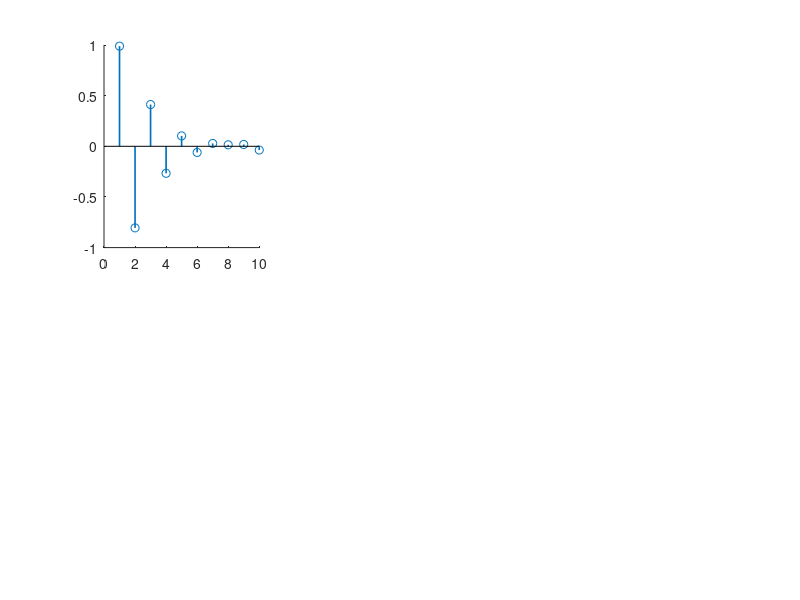

This chart was generated by the following MATLAB code: (Note: this script raises an error after producing the figure.)

clear all

%% trial 1
load RRI-DATA.mat
xRRI1 = detrend(xRRI1);
xRRI2 = detrend(xRRI2);
xRRI3 = detrend(xRRI3);
% optimum model order
figure(1)
subplot(2,3,1)
[ar,nvar,rc] = aryule(xRRI1,10);
hold on
stem(-rc,'LineWidth',1.2)
hold on
yline(1.96/sqrt(996),'--r','LineWidth',1.2);
yline(-1.96/sqrt(996),'--r','LineWidth',1.2);
hold off
title('PAC for RRI1', 'FontSize', 17)
xlabel('Correlation lag','FontSize', 17)
ylabel('Correlation', 'FontSize', 17)
legend('Optimum','Threshold', 'FontSize', 14)
xlim([0,11]);


% MDL, AIC and AICc
N = 996;
avgrc = 0;
for p = 1:10
    
    [ar,err,rc] = aryule(xRRI1,p);
    
    MDL(p) = log(err) + (((p*log(N)))/N);
    AIC(p) = log(err) + 2*p/N;
    AICc(p) = AIC(p) + (2*p*(p+1))/(N-p-1);
    
    avgrc = avgrc - rc(p);
end


subplot(2,3,4)
plot(MDL,'LineWidth',1.2);
hold on
plot(AIC,'LineWidth',1.2);
hold on
plot(AICc,'LineWidth',1.2);
legend('MDL','AIC','AICc', 'FontSize', 14)
title('MDL, AIC and AICc for RRI1','FontSize', 17)
xlabel('model order p', 'FontSize', 17)
ylabel('magnitude', 'FontSize', 17)
xlim([0,10])

%% trial 2
% optimum model order 
m = mean(xRRI2);
s = std(xRRI2);


subplot(2,3,2)

[ar,nvar,rc] = aryule(xRRI2,10);
hold on
stem(-rc,'LineWidth',1.2)
hold on
yline(1.96/sqrt(970),'--r','LineWidth',1.2);
yline(-1.96/sqrt(970),'--r','LineWidth',1.2);
hold off
title('PAC for RRI2', 'FontSize', 17)
xlabel('Correlation lag', 'FontSize', 17)
ylabel('Correlation', 'FontSize', 17)
legend('Optimum','Threshold', 'FontSize', 14)
xlim([0,11]);


% MDL, AIC and AICc
N = 970;
avgrc = 0;
for p = 1:10
    
    [ar,err,rc] = aryule(xRRI2,p);
    
    MDL(p) = log(err) + (((p*log(N)))/N);
    AIC(p) = log(err) + 2*p/N;
    AICc(p) = AIC(p) + (2*p*(p+1))/(N-p-1);
    
    avgrc = avgrc - rc(p);
end


subplot(2,3,5)
plot(MDL,'LineWidth',1.2);
hold on
plot(AIC,'LineWidth',1.2);
hold on
plot(AICc,'LineWidth',1.2);
legend('MDL','AIC','AICc', 'FontSize', 14)
title('MDL, AIC and AICc for RRI2', 'FontSize', 17)
xlabel('model order p', 'FontSize', 17)
ylabel('magnitude', 'FontSize', 17)
xlim([0,10])

%% trial 3
% optimum model order 

m = mean(xRRI3);
s = std(xRRI3);


subplot(2,3,3)
[ar,nvar,rc] = aryule(xRRI3,10);
hold on
stem(-rc,'LineWidth',1.2)
hold on
yline(1.96/sqrt(898),'--r','LineWidth',1.2);
yline(-1.96/sqrt(898),'--r','LineWidth',1.2);
hold off
title('PAC RRI3', 'FontSize', 17)
xlabel('Correlation lag', 'FontSize', 17)
ylabel('Correlation', 'FontSize', 17)
legend('Optimum','Threshold', 'FontSize', 14)
xlim([0,11]);


% MDL, AIC and AICc
N = 898;
avgrc = 0;
for p = 1:10
    
    [ar,err,rc] = aryule(xRRI3,p);
    
    MDL(p) = log(err) + (((p*log(N)))/N);
    AIC(p) = log(err) + 2*p/N;
    AICc(p) = AIC(p) + (2*p*(p+1))/(N-p-1);
    
    avgrc = avgrc + rc(p);
end
subplot(2,3,6)
plot(MDL,'LineWidth',1.2);
hold on
plot(AIC,'LineWidth',1.2);
hold on
plot(AICc,'LineWidth',1.2);
legend('MDL','AIC','AICc', 'FontSize', 14)
title('MDL, AIC and AICc for RRI3','FontSize', 17)
xlabel('model order p', 'FontSize', 17)
ylabel('magnitude', 'FontSize', 17)
xlim([0,10])